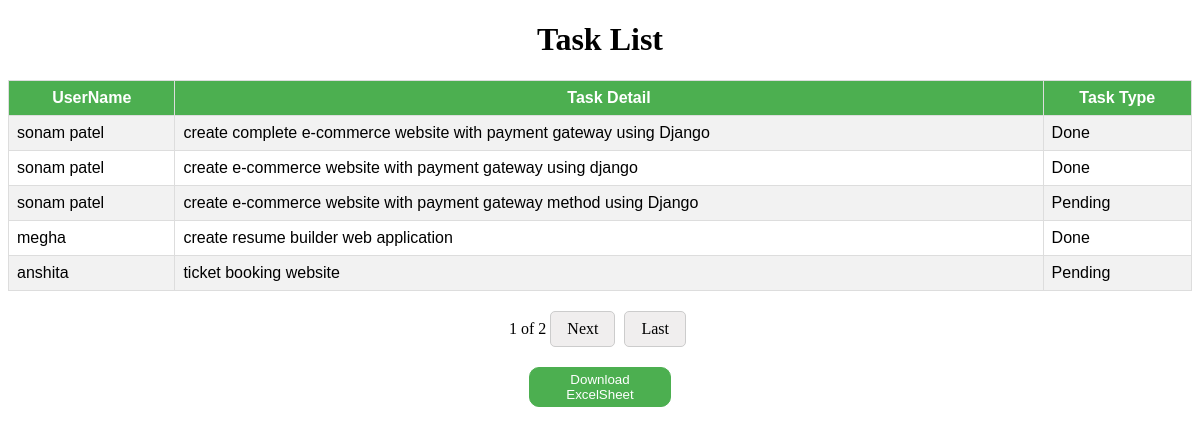
/tasks/, run on the app's committed database.
### task_manager_app/models.py (models this page shows)
class Task(models.Model):
    user = models.ForeignKey(User, on_delete=models.CASCADE)
    task_detail = models.TextField()
    TASK_CHOICES = (
        ('Pending', 'Pending'),
        ('Done', 'Done')
    )
    task_type = models.CharField(max_length=10, choices=TASK_CHOICES)

class User(models.Model):
    name = models.CharField(max_length=100)
    email = models.EmailField(unique=True)
    mobile = models.CharField(max_length=15)

### task_manager_app/views.py (the view)
# urls.py: path('tasks/', views.task_list, name='task_list'),
def task_list(request):
    tasks = Task.objects.all()
    paginator = Paginator(tasks, 5)
    page_number = request.GET.get('page')
    page_obj = paginator.get_page(page_number)
    return render(request, 'app/task_list.html', {'page_obj': page_obj})

### task_manager_app/templates/app/task_list.html (shortened to what this page needs)
<!DOCTYPE html>
<html lang="en">
<head>
</head>
</head>
<body>
    <h1 style="text-align: center;">Task List</h1>
    <center>
        <table>
            <tr>
                <th>UserName</th>
                <th>Task Detail</th>
                <th>Task Type</th>
            </tr>
            {% for task in page_obj %}
            <tr>
                <td>{{ task.user.name }}</td>
                <td>{{ task.task_detail }}</td>
                <td>{{ task.task_type }}</td>
            </tr>
            {% endfor %}
        </table>
    </center>
    <center>
        <div class="pagination">
            <span>{{ page_obj.number }} of {{ page_obj.paginator.num_pages }}</span>
            {% if page_obj.has_next %}
            <a href="?page={{ page_obj.next_page_number }}">Next</a>
            <a href="?page={{ page_obj.paginator.num_pages }}">Last</a>
            {% endif %}
    </center>
    <center><button><a href="{% url 'exeldata_download' %}">Download ExcelSheet</a></button></center>
</body>
</html>

### task_manager_app/templates/app/task_list.html (style rules this page uses)
.pagination { margin-top: 20px; }
.pagination a { display: inline-block; padding: 8px 16px; text-decoration: none; color: black; border: 1px solid #ccc; border-radius: 5px; margin-right: 5px; background-color: #f0eeee; color: black; }
table { border-collapse: collapse; width: 100%; height: 150px; border: 1px solid #ddd; font-family: Arial, sans-serif; }
th, td { border: 1px solid #ddd; padding: 8px; text-align: left; }
tr:nth-child(even) { background-color: #f2f2f2; }
th { background-color: #4CAF50; color: white; text-align: center; }
button { width: 12%; height: 40px; background-color: #4CAF50; margin-top: 20px; border: 1px solid #4CAF50; border-radius: 10px; }
button a { text-decoration: none; color: white; }

### data on the page
Task: user.name "sonam patel", task_detail "create complete e-commerce website with payment gateway using Django", task_type "Done"
Task: user.name "sonam patel", task_detail "create e-commerce website with payment gateway using django", task_type "Done"
Task: user.name "sonam patel", task_detail "create e-commerce website with payment gateway method using Django", task_type "Pending"
Task: user.name "megha", task_detail "create resume builder web application", task_type "Done"
Task: user.name "anshita", task_detail "ticket booking website", task_type "Pending"

### other printed values
{{ page_obj.number }} "1"
{{ page_obj.paginator.num_pages }} "2"
